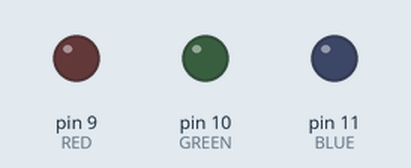
This sketch was run on a simulated Arduino Uno, built with avr-gcc and run on an emulated ATmega328P. Parts: output pins drawn as LEDs (lit = HIGH).

Above: at 0.5 s.
At 2.5 s:
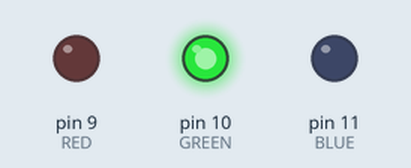
At 3.5 s:
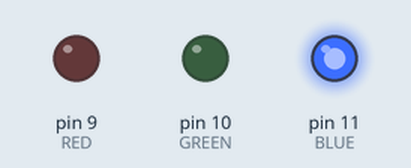
At 4.5 s:
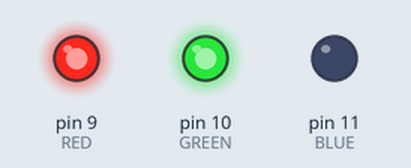
At 6.5 s:
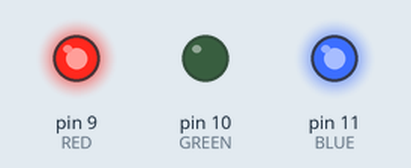
At 9.5 s:
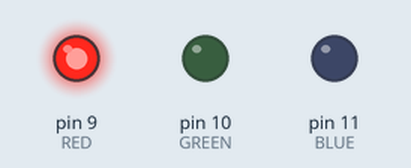
Timing chart, 0 to 10.4 s (numbered marks = the images above):
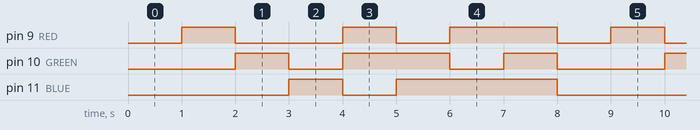

The sketch:

_17_codigo_arduino.ino
```cpp
// C++ code
// Programação para o circuito com o Arduino.

constexpr int RED = 9;
constexpr int GREEN = 10;
constexpr int BLUE = 11;

struct Cor {
    int r;
    int g;
    int b;
};

void setColor(const Cor& cor);

constexpr Cor cores[] = {
    {255, 0, 0},    // Vermelho
    {0, 255, 0},    // Verde
    {0, 0, 255},    // Azul
    {255, 255, 0},  // Amarelo
    {0, 255, 255},  // Ciano
    {255, 0, 255},  // Magenta
    {255, 255, 255},// Branco
    {0, 0, 0}       // Apagado
};

constexpr size_t numCores = sizeof(cores) / sizeof(cores[0]);

unsigned long tempoAnterior = 0;
const unsigned long intervaloTroca = 1000;
size_t indiceCor = 0;

void setup() {
    pinMode(RED, OUTPUT);
    pinMode(GREEN, OUTPUT);
    pinMode(BLUE, OUTPUT);
}

void loop() {
    unsigned long tempoAtual = millis();

    if (tempoAtual - tempoAnterior >= intervaloTroca) {
        tempoAnterior = tempoAtual;

        setColor(cores[indiceCor]);
        indiceCor = (indiceCor + 1) % numCores;
    }
}

void setColor(const Cor& cor) {
    analogWrite(RED, cor.r);
    analogWrite(GREEN, cor.g);
    analogWrite(BLUE, cor.b);
}
```

Measured:
- by itself, pin 9 (RED): repeats every 8.0 s: LOW 2.0 s, HIGH 1.0 s, LOW 1.0 s, HIGH 2.0 s, LOW 1.0 s, HIGH 1.0 s
- by itself, pin 10 (GREEN): repeats every 8.0 s: LOW 1.0 s, HIGH 2.0 s, LOW 1.0 s, HIGH 1.0 s, LOW 2.0 s, HIGH 1.0 s
- by itself, pin 11 (BLUE): repeats every 8.0 s: LOW 1.0 s, HIGH 3.0 s, LOW 3.0 s, HIGH 1.0 s
